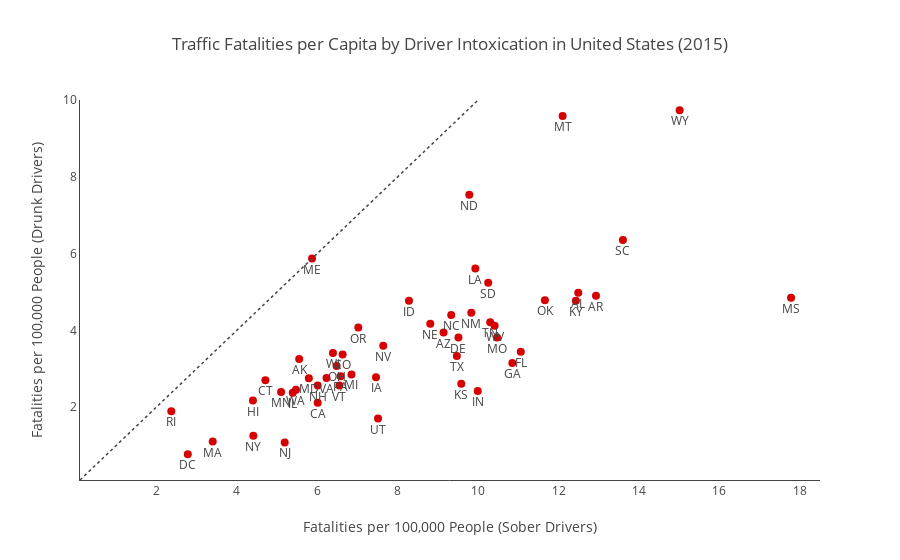

Write notebook code for a chart like this one.
### Code cell
# traffic fatalities from sober drivers per 100,000 people in state
sober_perstate = np.asarray(traffic_data[traffic_data.drunk_drivers == 0].groupby(
                                                            'state')['fatalities'].sum())
sober_percapita = np.round(sober_perstate / state_population * 100000, 2)

# traffic fatalities from drunk drivers per 100,000 people in state
drunk_perstate = np.asarray(traffic_data[traffic_data.drunk_drivers > 0].groupby(
                                                            'state')['fatalities'].sum())
drunk_percapita = np.round(drunk_perstate / state_population * 100000, 2)

trace_dot = go.Scatter(
            x = sober_percapita,
            y = drunk_percapita,
            text = us_states,
            mode = 'markers+text',
            textposition = 'bottom',
            hoverinfo = 'x+y+text',
            marker = dict(
                color = 'rgb(215, 0, 0)',
                size = 8)
            )

trace_dash = go.Scatter(
             x = [0.1, 10.5],
             y = [0.1, 10.5],
             mode = 'lines',
             hoverinfo = 'none',
             line = dict(
                 color = 'rgb(68, 68, 68)',
                 width = 1.5,
                 dash = 'dot')
             )

layout = go.Layout(
         title = 'Traffic Fatalities per Capita by Driver Intoxication '
                 'in United States (2015)',
         showlegend = False,
         xaxis = dict(
             title = 'Fatalities per 100,000 People (Sober Drivers)',
             range = [0.1, 18.5],
             autotick = False,
             tick0 = 2,
             dtick = 2,
             showline = True,
             showgrid = False
         ),
         yaxis = dict(
             title = 'Fatalities per 100,000 People (Drunk Drivers)',
             range = [0.1, 10],
             autotick = False,
             tick0 = 2,
             dtick = 2,
             showline = True,
             showgrid = False)
         )

data = [trace_dot, trace_dash]
figure = dict(data = data, layout = layout)
iplot(figure)

### Figure 1 — Plotly figure (JSON) as saved in the notebook; plotly's stock layout.template omitted (floating-point values rounded to 4 significant figures)
{"data": [{"hoverinfo": "x+y+text", "marker": {"color": "rgb(215, 0, 0)", "size": 8}, "mode": "markers+text", "text": ["AL", "AK", "AZ", "AR", "CA", "CO", "CT", "DE", "DC", "FL", "GA", "HI", "ID", "IL", "IN", "IA", "KS", "KY", "LA", "ME", "MD", "MA", "MI", "MN", "MS", "MO", "MT", "NE", "NV", "NH", "NJ", "NM", "NY", "NC", "ND", "OH", "OK", "OR", "PA", "RI", "SC", "SD", "TN", "TX", "UT", "VT", "VA", "WA", "WV", "WI", "WY"], "textposition": "bottom", "type": "scatter", "x": [12.49, 5.55, 9.14, 12.93, 6.01, 6.63, 4.71, 9.51, 2.78, 11.06, 10.85, 4.4, 8.28, 5.39, 9.99, 7.46, 9.58, 12.43, 9.93, 5.87, 5.79, 3.4, 6.85, 5.1, 17.78, 10.47, 12.1, 8.81, 7.64, 6.01, 5.19, 9.83, 4.41, 9.33, 9.78, 6.48, 11.66, 7.02, 6.58, 2.37, 13.6, 10.25, 10.3, 9.47, 7.51, 6.55, 6.23, 5.47, 10.41, 6.39, 15.01], "y": [4.98, 3.25, 3.94, 4.9, 2.11, 3.37, 2.7, 3.81, 0.77, 3.44, 3.15, 2.17, 4.77, 2.37, 2.42, 2.78, 2.61, 4.77, 5.61, 5.87, 2.75, 1.1, 2.85, 2.39, 4.85, 3.81, 9.58, 4.17, 3.6, 2.56, 1.08, 4.46, 1.25, 4.4, 7.53, 3.07, 4.78, 4.07, 2.8, 1.89, 6.35, 5.24, 4.21, 3.33, 1.7, 2.56, 2.76, 2.45, 4.12, 3.41, 9.73]}, {"hoverinfo": "none", "line": {"color": "rgb(68, 68, 68)", "dash": "dot", "width": 1.5}, "mode": "lines", "type": "scatter", "x": [0.1, 10.5], "y": [0.1, 10.5]}], "layout": {"showlegend": false, "title": "Traffic Fatalities per Capita by Driver Intoxication in United States (2015)", "xaxis": {"autotick": false, "dtick": 2, "range": [0.1, 18.5], "showgrid": false, "showline": true, "tick0": 2, "title": "Fatalities per 100,000 People (Sober Drivers)"}, "yaxis": {"autotick": false, "dtick": 2, "range": [0.1, 10], "showgrid": false, "showline": true, "tick0": 2, "title": "Fatalities per 100,000 People (Drunk Drivers)"}}}
